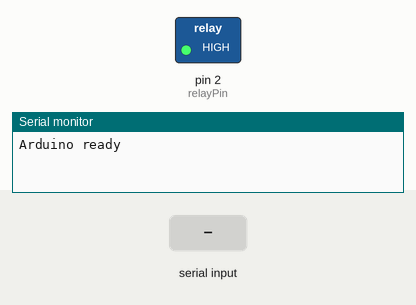
This sketch was run on a simulated Arduino Uno, built with avr-gcc and run on an emulated ATmega328P. Parts: switched loads named in the sketch (green lamp = pin HIGH), the last lines printed to the serial monitor. Inputs (shaded band) come from the test bench.

Above: at 1.2 s.
1.3 s: "1\n" received over Serial
At 2.0 s:
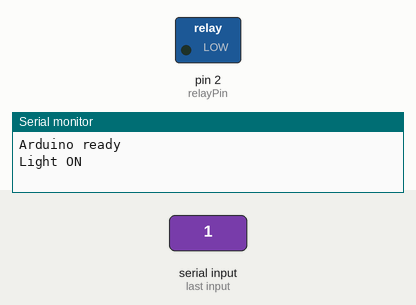
2.8 s: "0\n" received over Serial
At 3.2 s:
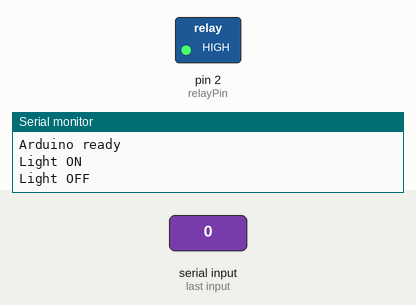
Timing chart, 0 to 5.8 s (numbered marks = the images above; inputs shaded):
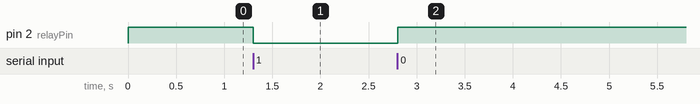

Measured:
- after the input at 1.3 s, pin 2 (relayPin): HIGH → LOW at once
- after the input at 2.8 s, pin 2 (relayPin): LOW → HIGH at once

The sketch:

light_controller.ino
```cpp
#include <Arduino.h>

const int relayPin = 2;  // Change this to your actual relay pin

void setup() {
  Serial.begin(9600);
  pinMode(relayPin, OUTPUT);
  digitalWrite(relayPin, HIGH); // Start with relay OFF (assuming active-low)
  Serial.println("Arduino ready");
}

void loop() {
  if (Serial.available() > 0) {
    String cmd = Serial.readStringUntil('\n');
    cmd.trim();

    if (cmd == "1") {
      digitalWrite(relayPin, LOW); // Relay ON
      Serial.println("Light ON");
    }
    else if (cmd == "0") {
      digitalWrite(relayPin, HIGH); // Relay OFF
      Serial.println("Light OFF");
    }
    else {
      Serial.print("Unknown command: ");
      Serial.println(cmd);
    }
  }
}
```
